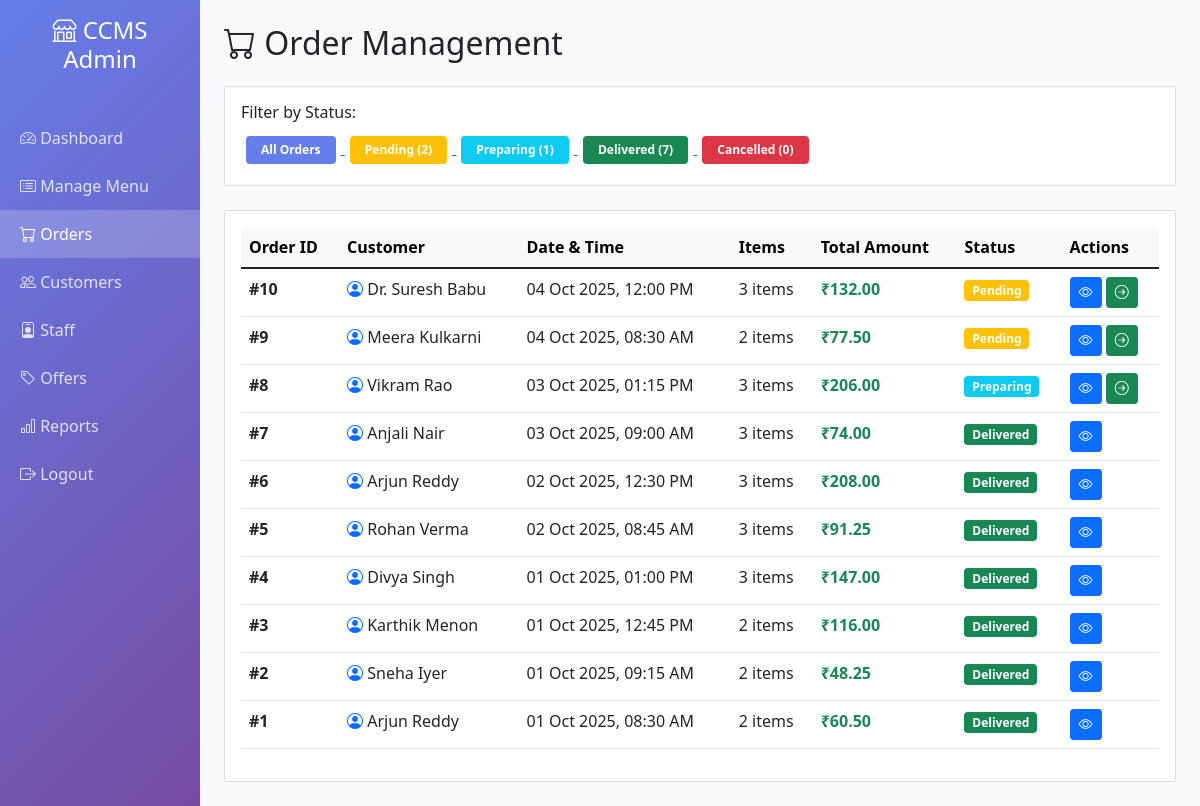
/UI/admin/orders.php (signed in), run on the app's committed database.
### tables this page shows
CREATE TABLE `ORDER` (
    Order_ID INT PRIMARY KEY AUTO_INCREMENT,
    Date_Time DATETIME NOT NULL,
    Status VARCHAR(50),
    Customer_ID INT,
    FOREIGN KEY (Customer_ID) REFERENCES CUSTOMER(Customer_ID) ON DELETE SET NULL
);

CREATE TABLE CUSTOMER (
    Customer_ID INT PRIMARY KEY AUTO_INCREMENT,
    Name VARCHAR(100) NOT NULL,
    DOB DATE,
    Wallet_Bal DECIMAL(10, 2) DEFAULT 0.00,
    Is_Active BOOLEAN DEFAULT TRUE
);

### UI/admin/orders.php (the view, shortened to what this page needs)
<?php
$conn = getDBConnection();
$status_filter = $_GET['status'] ?? 'all';
$query = "
    SELECT
        o.Order_ID,
        c.Name AS Customer_Name,
        c.Customer_ID,
        o.Date_Time,
        o.Status,
        Calculate_Order_Total(o.Order_ID) AS Total,
        COUNT(od.Item_ID) AS Item_Count
    FROM `ORDER` o
    JOIN CUSTOMER c ON o.Customer_ID = c.Customer_ID
    LEFT JOIN ORDER_DETAIL od ON o.Order_ID = od.Order_ID
";
$query .= " GROUP BY o.Order_ID, c.Name, c.Customer_ID, o.Date_Time, o.Status
            ORDER BY o.Date_Time DESC";
$orders = $conn->query($query);
$status_counts = $conn->query("
    SELECT Status, COUNT(*) as count
    FROM `ORDER`
    GROUP BY Status
");
$counts = [];
while ($row = $status_counts->fetch_assoc()) {
    $counts[$row['Status']] = $row['count'];
}
?>
<!DOCTYPE html>
<html lang="en">
<head>
    <link href="https://cdn.jsdelivr.net/npm/bootstrap@5.1.3/dist/css/bootstrap.min.css" rel="stylesheet">
    <link rel="stylesheet" href="https://cdn.jsdelivr.net/npm/bootstrap-icons@1.7.2/font/bootstrap-icons.css">
</head>
<body>
    <div class="container-fluid">
        <div class="row">
            <div class="col-md-2 sidebar p-0">
                <div class="p-3 text-center">
                    <h4><i class="bi bi-shop"></i> CCMS Admin</h4>
                </div>
                <nav class="mt-3">
                    <a href="dashboard.php"><i class="bi bi-speedometer2"></i> Dashboard</a>
                    <a href="menu.php"><i class="bi bi-card-list"></i> Manage Menu</a>
                    <a href="orders.php" class="active"><i class="bi bi-cart"></i> Orders</a>
                    <a href="customers.php"><i class="bi bi-people"></i> Customers</a>
                    <a href="staff.php"><i class="bi bi-person-badge"></i> Staff</a>
                    <a href="offers.php"><i class="bi bi-tag"></i> Offers</a>
                    <a href="reports.php"><i class="bi bi-bar-chart"></i> Reports</a>
                    <a href="../logout.php"><i class="bi bi-box-arrow-right"></i> Logout</a>
                </nav>
            </div>
            <div class="col-md-10 p-4">
                <h2 class="mb-4"><i class="bi bi-cart"></i> Order Management</h2>
                <div class="card mb-4">
                    <div class="card-body">
                        <h6>Filter by Status:</h6>
                        <a href="?status=all">
                            <span class="badge bg-secondary filter-badge <?php echo $status_filter === 'all' ? 'active' : ''; ?>">
                                All Orders
                            </span>
                        </a>
                        <a href="?status=Pending">
                            <span class="badge bg-warning filter-badge <?php echo $status_filter === 'Pending' ? 'active' : ''; ?>">
                                Pending (<?php echo $counts['Pending'] ?? 0; ?>)
                            </span>
                        </a>
                        <a href="?status=Preparing">
                            <span class="badge bg-info filter-badge <?php echo $status_filter === 'Preparing' ? 'active' : ''; ?>">
                                Preparing (<?php echo $counts['Preparing'] ?? 0; ?>)
                            </span>
                        </a>
                        <a href="?status=Delivered">
                            <span class="badge bg-success filter-badge <?php echo $status_filter === 'Delivered' ? 'active' : ''; ?>">
                                Delivered (<?php echo $counts['Delivered'] ?? 0; ?>)
                            </span>
                        </a>
                        <a href="?status=Cancelled">
                            <span class="badge bg-danger filter-badge <?php echo $status_filter === 'Cancelled' ? 'active' : ''; ?>">
                                Cancelled (<?php echo $counts['Cancelled'] ?? 0; ?>)
                            </span>
                        </a>
                    </div>
                </div>
                <div class="card">
                    <div class="card-body">
                        <div class="table-responsive">
                            <table class="table table-hover">
                                <thead class="table-light">
                                    <tr>
                                        <th>Order ID</th>
                                        <th>Customer</th>
                                        <th>Date & Time</th>
                                        <th>Items</th>
                                        <th>Total Amount</th>
                                        <th>Status</th>
                                        <th>Actions</th>
                                    </tr>
                                </thead>
                                <tbody>
                                    <?php while ($order = $orders->fetch_assoc()): ?>
                                    <tr>
                                        <td><strong>#<?php echo $order['Order_ID']; ?></strong></td>
                                        <td>
                                            <i class="bi bi-person-circle text-primary"></i>
                                            <?php echo $order['Customer_Name']; ?>
                                        </td>
                                        <td><?php echo date('d M Y, h:i A', strtotime($order['Date_Time'])); ?></td>
                                        <td><?php echo $order['Item_Count']; ?> items</td>
                                        <td class="text-success fw-bold">₹<?php echo number_format($order['Total'], 2); ?></td>
                                        <td>
                                            <?php
                                            $badge_class = [
                                                'Pending' => 'warning',
                                                'Preparing' => 'info',
                                                'Delivered' => 'success',
                                                'Cancelled' => 'danger'
                                            ];
                                            $class = $badge_class[$order['Status']] ?? 'secondary';
                                            ?>
                                            <span class="badge bg-<?php echo $class; ?>">
                                                <?php echo $order['Status']; ?>
                                            </span>
                                        </td>
                                        <td>
                                            <button class="btn btn-sm btn-primary"
                                                    onclick="viewOrder(<?php echo $order['Order_ID']; ?>)">
                                                <i class="bi bi-eye"></i>
                                            </button>
                                            <?php if ($order['Status'] !== 'Delivered' && $order['Status'] !== 'Cancelled'): ?>
                                            <button class="btn btn-sm btn-success"
                                                    onclick="updateStatus(<?php echo $order['Order_ID']; ?>, '<?php echo $order['Status']; ?>')">
                                                <i class="bi bi-arrow-right-circle"></i>
                                            </button>
                                            <?php endif; ?>
                                        </td>
                                    </tr>
                                    <?php endwhile; ?>
                                </tbody>
                            </table>
                        </div>
                    </div>
                </div>
            </div>
        </div>
    </div>
</body>
</html>

### UI/admin/orders.php (style rules this page uses)
body { background-color: #f8f9fa; }
.sidebar { min-height: 100vh; background: linear-gradient(135deg, #667eea 0%, #764ba2 100%); color: white; }
.sidebar a { color: rgba(255,255,255,0.8); text-decoration: none; padding: 12px 20px; display: block; }
.sidebar a:hover, .sidebar a.active { background: rgba(255,255,255,0.2); color: white; }
.filter-badge { cursor: pointer; margin: 5px; padding: 8px 15px; }
.filter-badge.active { background: #667eea !important; }

### data on the page
order: Order_ID "10", Customer_ID.Name "Dr. Suresh Babu", Date_Time "04 Oct 2025, 12:00 PM", Item_Count "3", Total "132.00", Status "Pending"
order: Order_ID "9", Customer_ID.Name "Meera Kulkarni", Date_Time "04 Oct 2025, 08:30 AM", Item_Count "2", Total "77.50", Status "Pending"
order: Order_ID "8", Customer_ID.Name "Vikram Rao", Date_Time "03 Oct 2025, 01:15 PM", Item_Count "3", Total "206.00", Status "Preparing"
order: Order_ID "7", Customer_ID.Name "Anjali Nair", Date_Time "03 Oct 2025, 09:00 AM", Item_Count "3", Total "74.00", Status "Delivered"
order: Order_ID "6", Customer_ID.Name "Arjun Reddy", Date_Time "02 Oct 2025, 12:30 PM", Item_Count "3", Total "208.00", Status "Delivered"
order: Order_ID "5", Customer_ID.Name "Rohan Verma", Date_Time "02 Oct 2025, 08:45 AM", Item_Count "3", Total "91.25", Status "Delivered"
order: Order_ID "4", Customer_ID.Name "Divya Singh", Date_Time "01 Oct 2025, 01:00 PM", Item_Count "3", Total "147.00", Status "Delivered"
order: Order_ID "3", Customer_ID.Name "Karthik Menon", Date_Time "01 Oct 2025, 12:45 PM", Item_Count "2", Total "116.00", Status "Delivered"
order: Order_ID "2", Customer_ID.Name "Sneha Iyer", Date_Time "01 Oct 2025, 09:15 AM", Item_Count "2", Total "48.25", Status "Delivered"
order: Order_ID "1", Customer_ID.Name "Arjun Reddy", Date_Time "01 Oct 2025, 08:30 AM", Item_Count "2", Total "60.50", Status "Delivered"

### other printed values
$counts['Pending'] "2"
$counts['Preparing'] "1"
$counts['Delivered'] "7"
$counts['Cancelled'] "0"
